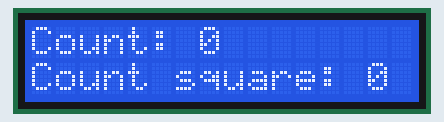
Simulated run of this program. Board: Raspberry Pi Pico running MicroPython. On the bench: 16×2 character LCD. At 5.2 s the program stops and its outputs stay as they are.

Above: at 0.1 s.
At 1.1 s:
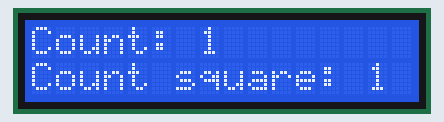
At 2.2 s:
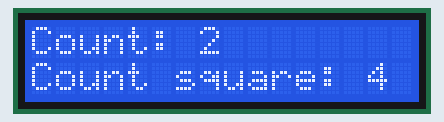
At 3.2 s:
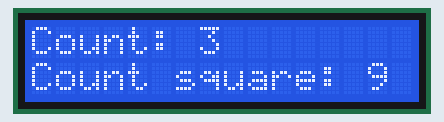
At 4.2 s:
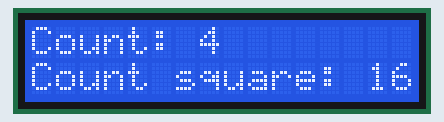

The program:

main.py
```python
from machine import Pin, I2C
from pico_i2c_lcd import I2cLcd
import utime

i2c_address = 0x27
i2c_rows_count = 2
i2c_cols_count = 16

i2c = I2C(0, sda=Pin(4), scl=Pin(5), freq=400000)
lcd = I2cLcd(i2c, i2c_address, i2c_rows_count, i2c_cols_count)

for count in range(0, 5):
    lcd.move_to(0, 0)
    lcd.putstr(f"Count: {count}")
    lcd.move_to(0, 1)
    lcd.putstr(f"Count square: {count*count}")
    utime.sleep(1)
```

Measured:
- what the display in image 0 shows lasts 1.0 s, from 0.1 s to 1.1 s
